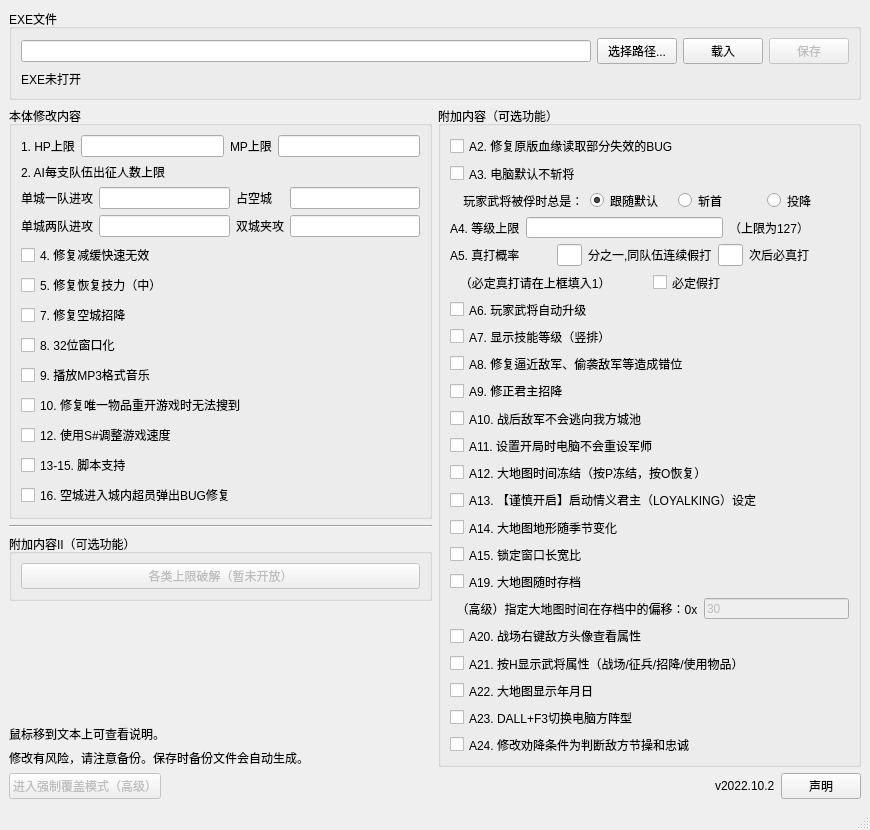
<?xml version="1.0" encoding="UTF-8"?>
<ui version="4.0">
 <class>MainWindow</class>
 <widget class="QMainWindow" name="MainWindow">
  <property name="geometry">
   <rect>
    <x>0</x>
    <y>0</y>
    <width>870</width>
    <height>830</height>
   </rect>
  </property>
  <property name="minimumSize">
   <size>
    <width>870</width>
    <height>830</height>
   </size>
  </property>
  <property name="maximumSize">
   <size>
    <width>1280</width>
    <height>1000</height>
   </size>
  </property>
  <property name="windowTitle">
   <string>三国群英传2 1.05+ 修改器</string>
  </property>
  <widget class="QWidget" name="centralwidget">
   <layout class="QVBoxLayout" name="verticalLayout_6">
    <item>
     <widget class="QGroupBox" name="groupBox">
      <property name="title">
       <string>EXE文件</string>
      </property>
      <layout class="QVBoxLayout" name="verticalLayout_7">
       <item>
        <layout class="QHBoxLayout" name="horizontalLayout">
         <item>
          <widget class="QLineEdit" name="inputFileBox"/>
         </item>
         <item>
          <widget class="QPushButton" name="selectPathBtn">
           <property name="text">
            <string>选择路径...</string>
           </property>
          </widget>
         </item>
         <item>
          <widget class="QPushButton" name="loadFileBtn">
           <property name="text">
            <string>载入</string>
           </property>
          </widget>
         </item>
         <item>
          <widget class="QPushButton" name="saveFileBtn">
           <property name="enabled">
            <bool>false</bool>
           </property>
           <property name="text">
            <string>保存</string>
           </property>
           <property name="autoDefault">
            <bool>false</bool>
           </property>
           <property name="default">
            <bool>false</bool>
           </property>
           <property name="flat">
            <bool>false</bool>
           </property>
          </widget>
         </item>
        </layout>
       </item>
       <item>
        <widget class="QLabel" name="exeTypeLabel">
         <property name="text">
          <string>EXE未打开</string>
         </property>
        </widget>
       </item>
      </layout>
     </widget>
    </item>
    <item>
     <layout class="QHBoxLayout" name="horizontalLayout_5">
      <item>
       <layout class="QVBoxLayout" name="verticalLayout_5">
        <item>
         <widget class="QGroupBox" name="groupBox_2">
          <property name="title">
           <string>本体修改内容</string>
          </property>
          <layout class="QVBoxLayout" name="verticalLayout_2">
           <item>
            <layout class="QHBoxLayout" name="horizontalLayout_2">
             <item>
              <widget class="QLabel" name="label">
               <property name="toolTip">
                <string>&lt;p&gt;设置体力上限。&lt;/p&gt;</string>
               </property>
               <property name="text">
                <string>1. HP上限</string>
               </property>
              </widget>
             </item>
             <item>
              <widget class="QLineEdit" name="b1_1_box"/>
             </item>
             <item>
              <widget class="QLabel" name="label_2">
               <property name="toolTip">
                <string>&lt;p&gt;设置技力上限。&lt;/p&gt;</string>
               </property>
               <property name="text">
                <string>MP上限</string>
               </property>
              </widget>
             </item>
             <item>
              <widget class="QLineEdit" name="b1_2_box"/>
             </item>
            </layout>
           </item>
           <item>
            <layout class="QVBoxLayout" name="verticalLayout">
             <item>
              <widget class="QLabel" name="label_3">
               <property name="toolTip">
                <string>&lt;p&gt;设置电脑出兵时一支队伍中的武将数量上限。分为4种情况，可以分别设置。&lt;/p&gt;</string>
               </property>
               <property name="text">
                <string>2. AI每支队伍出征人数上限</string>
               </property>
              </widget>
             </item>
             <item>
              <layout class="QGridLayout" name="gridLayout">
               <item row="0" column="3">
                <widget class="QLineEdit" name="b2_1_box"/>
               </item>
               <item row="1" column="0">
                <widget class="QLabel" name="label_6">
                 <property name="text">
                  <string>单城两队进攻</string>
                 </property>
                </widget>
               </item>
               <item row="0" column="4">
                <widget class="QLabel" name="label_5">
                 <property name="text">
                  <string>占空城</string>
                 </property>
                </widget>
               </item>
               <item row="0" column="0">
                <widget class="QLabel" name="label_4">
                 <property name="text">
                  <string>单城一队进攻</string>
                 </property>
                </widget>
               </item>
               <item row="0" column="5">
                <widget class="QLineEdit" name="b2_2_box"/>
               </item>
               <item row="1" column="3">
                <widget class="QLineEdit" name="b2_3_box"/>
               </item>
               <item row="1" column="4">
                <widget class="QLabel" name="label_7">
                 <property name="text">
                  <string>双城夹攻</string>
                 </property>
                </widget>
               </item>
               <item row="1" column="5">
                <widget class="QLineEdit" name="b2_4_box"/>
               </item>
              </layout>
             </item>
            </layout>
           </item>
           <item>
            <widget class="QCheckBox" name="b4_chkbox">
             <property name="toolTip">
              <string>&lt;p&gt;修复原版减缓集气和快速集气（初中高）这6个军师技无效的问题。&lt;/p&gt;</string>
             </property>
             <property name="text">
              <string>4. 修复减缓快速无效</string>
             </property>
            </widget>
           </item>
           <item>
            <widget class="QCheckBox" name="b5_chkbox">
             <property name="toolTip">
              <string>&lt;p&gt;修复恢复技力（中）和恢复技力（初）速度完全相同的问题。恢复技力（中）的速度将被正确地设置为1回合恢复1点技力。&lt;/p&gt;</string>
             </property>
             <property name="text">
              <string>5. 修复恢复技力（中）</string>
             </property>
            </widget>
           </item>
           <item>
            <widget class="QCheckBox" name="b7_chkbox">
             <property name="toolTip">
              <string>&lt;p&gt;恶性BUG修复。原版1.05如果在野外触发战斗，战胜并招降电脑武将，但该队伍的出发城池为空城，则这些被招降的武将会消失；如果单击该城池，则可能会跳出游戏。修复该BUG后，这些武将会正确地进城。&lt;/p&gt;</string>
             </property>
             <property name="text">
              <string>7. 修复空城招降</string>
             </property>
            </widget>
           </item>
           <item>
            <widget class="QCheckBox" name="b8_chkbox">
             <property name="toolTip">
              <string>&lt;p&gt;使用后，在32位色环境下也可以窗口化，无需（也不应）设置16位色。&lt;/p&gt;</string>
             </property>
             <property name="text">
              <string>8. 32位窗口化</string>
             </property>
            </widget>
           </item>
           <item>
            <widget class="QCheckBox" name="b9_chkbox">
             <property name="toolTip">
              <string>&lt;p&gt;可以播放游戏路径下MP3文件夹内，MP3格式的音乐。使用后，设定选项中调整音效音量等价于调整主音量，但可单独调整音乐音量。Steam版不播放MP3格式的音乐，因此不适用。&lt;/p&gt;</string>
             </property>
             <property name="text">
              <string>9. 播放MP3格式音乐</string>
             </property>
            </widget>
           </item>
           <item>
            <widget class="QCheckBox" name="b10_chkbox">
             <property name="toolTip">
              <string>&lt;p&gt;原版下，如果在游戏进行到一半时，点“回主选单”回到开始界面，再选择时期开一局新的进程，则无法搜出上一个进程中已经被搜出的唯一物品。选中后，这些物品在任意方式开始的进程中，都可以被且仅被搜出一次。&lt;/p&gt;</string>
             </property>
             <property name="text">
              <string>10. 修复唯一物品重开游戏时无法搜到</string>
             </property>
            </widget>
           </item>
           <item>
            <widget class="QCheckBox" name="b12_chkbox">
             <property name="toolTip">
              <string>&lt;p&gt;使用后，可以使用S#调整游戏速度，如输入键盘上S2即为2倍速。&lt;/p&gt;</string>
             </property>
             <property name="text">
              <string>12. 使用S#调整游戏速度</string>
             </property>
            </widget>
           </item>
           <item>
            <widget class="QCheckBox" name="b13_chkbox">
             <property name="toolTip">
              <string>&lt;p&gt;方便MOD制作者：和脚本（SO文件）相关的一系列支持性修改，可以支持内存操作、伏兵高级兵、INI调用脚本等。Steam版暂不适用。&lt;/p&gt;</string>
             </property>
             <property name="text">
              <string>13-15. 脚本支持</string>
             </property>
            </widget>
           </item>
           <item>
            <widget class="QCheckBox" name="b16_chkbox">
             <property name="toolTip">
              <string>&lt;p&gt;方便MOD制作者：防止部队武将数大于城市容纳数而城市为空城时，选择武将进城的bug。原版由于最低城容和队伍人数上限均为5人，不存在此问题，制作MOD时可能会碰到。&lt;/p&gt;</string>
             </property>
             <property name="text">
              <string>16. 空城进入城内超员弹出BUG修复</string>
             </property>
            </widget>
           </item>
          </layout>
         </widget>
        </item>
        <item>
         <widget class="Line" name="line">
          <property name="orientation">
           <enum>Qt::Horizontal</enum>
          </property>
         </widget>
        </item>
        <item>
         <widget class="QGroupBox" name="groupBox_4">
          <property name="title">
           <string>附加内容II（可选功能）</string>
          </property>
          <layout class="QVBoxLayout" name="verticalLayout_8">
           <item>
            <widget class="QPushButton" name="limit_window_btn">
             <property name="enabled">
              <bool>false</bool>
             </property>
             <property name="text">
              <string>各类上限破解（暂未开放）</string>
             </property>
            </widget>
           </item>
          </layout>
         </widget>
        </item>
        <item>
         <spacer name="verticalSpacer">
          <property name="orientation">
           <enum>Qt::Vertical</enum>
          </property>
          <property name="sizeHint" stdset="0">
           <size>
            <width>20</width>
            <height>40</height>
           </size>
          </property>
         </spacer>
        </item>
        <item>
         <widget class="QLabel" name="label_13">
          <property name="text">
           <string>鼠标移到文本上可查看说明。</string>
          </property>
         </widget>
        </item>
        <item>
         <widget class="QLabel" name="label_14">
          <property name="text">
           <string>修改有风险，请注意备份。保存时备份文件会自动生成。</string>
          </property>
         </widget>
        </item>
       </layout>
      </item>
      <item>
       <widget class="QGroupBox" name="groupBox_3">
        <property name="title">
         <string>附加内容（可选功能）</string>
        </property>
        <layout class="QVBoxLayout" name="verticalLayout_3">
         <item>
          <widget class="QCheckBox" name="a2_chkbox">
           <property name="toolTip">
            <string>&lt;p&gt;该补丁修复了INI读取血缘武将的BUG，使得无论血缘武将的Sequence在什么位置，都会被正确读取。使用该补丁后，原版未被正确读取的血缘将会被修复，曹操将可以正确带出曹丕，马腾将可以正确带出马超，以此类推。&lt;/p&gt;</string>
           </property>
           <property name="text">
            <string>A2. 修复原版血缘读取部分失效的BUG</string>
           </property>
          </widget>
         </item>
         <item>
          <widget class="QCheckBox" name="a3_chkbox">
           <property name="toolTip">
            <string>&lt;p&gt;使用后，电脑方默认将不会斩首任何武将，包括电脑-电脑交战和电脑-玩家交战。&lt;/p&gt;</string>
           </property>
           <property name="text">
            <string>A3. 电脑默认不斩将</string>
           </property>
          </widget>
         </item>
         <item>
          <layout class="QHBoxLayout" name="horizontalLayout_10">
           <item>
            <widget class="QLabel" name="label_12">
             <property name="toolTip">
              <string>&lt;p&gt;电脑对玩家被俘武将的特殊对待。如果选择【跟随默认】，则电脑方对于玩家被俘武将的处置方式将和电脑-电脑交战时相同；如果选择【斩首】或【投降】，则玩家武将被俘时必定被斩首或必定投降对方。Steam版暂不适用。&lt;/p&gt;</string>
             </property>
             <property name="text">
              <string>    玩家武将被俘时总是：</string>
             </property>
            </widget>
           </item>
           <item>
            <widget class="QRadioButton" name="a3_togg_1">
             <property name="text">
              <string>跟随默认</string>
             </property>
             <property name="checked">
              <bool>true</bool>
             </property>
            </widget>
           </item>
           <item>
            <widget class="QRadioButton" name="a3_togg_2">
             <property name="text">
              <string>斩首</string>
             </property>
            </widget>
           </item>
           <item>
            <widget class="QRadioButton" name="a3_togg_3">
             <property name="text">
              <string>投降</string>
             </property>
            </widget>
           </item>
          </layout>
         </item>
         <item>
          <layout class="QHBoxLayout" name="horizontalLayout_3">
           <item>
            <widget class="QLabel" name="label_8">
             <property name="toolTip">
              <string>&lt;p&gt;设置等级上限。&lt;/p&gt;</string>
             </property>
             <property name="text">
              <string>A4. 等级上限</string>
             </property>
            </widget>
           </item>
           <item>
            <widget class="QLineEdit" name="a4_box"/>
           </item>
           <item>
            <widget class="QLabel" name="label_15">
             <property name="text">
              <string>（上限为127）            </string>
             </property>
            </widget>
           </item>
          </layout>
         </item>
         <item>
          <layout class="QHBoxLayout" name="horizontalLayout_4">
           <item>
            <widget class="QLabel" name="label_9">
             <property name="toolTip">
              <string>&lt;p&gt;原版下，电脑和电脑交战时，有一定概率产生“假打”，即双方没有真正交战，只是损失一点血/蓝/兵后各自平局退回，如果为攻城则平局导致攻城失败。与之相对的为“真打”，即失败的一方全员低血。如需不假打，将概率设为1分之一，或连续0次假打后必定真打。&lt;/p&gt;</string>
             </property>
             <property name="text">
              <string>A5. 真打概率</string>
             </property>
            </widget>
           </item>
           <item>
            <widget class="QLineEdit" name="a5_1_box">
             <property name="sizePolicy">
              <sizepolicy hsizetype="Maximum" vsizetype="Fixed">
               <horstretch>0</horstretch>
               <verstretch>0</verstretch>
              </sizepolicy>
             </property>
             <property name="maximumSize">
              <size>
               <width>25</width>
               <height>16777215</height>
              </size>
             </property>
            </widget>
           </item>
           <item>
            <widget class="QLabel" name="label_10">
             <property name="toolTip">
              <string>&lt;p&gt;原版下，电脑和电脑交战时，有一定概率产生“假打”，即双方没有真正交战，只是损失一点血/蓝/兵后各自平局退回，如果为攻城则平局导致攻城失败。与之相对的为“真打”，即失败的一方全员低血。如需不假打，将概率设为1分之一，或连续0次假打后必定真打。&lt;/p&gt;</string>
             </property>
             <property name="text">
              <string>分之一,同队伍连续假打</string>
             </property>
            </widget>
           </item>
           <item>
            <widget class="QLineEdit" name="a5_2_box">
             <property name="sizePolicy">
              <sizepolicy hsizetype="Maximum" vsizetype="Fixed">
               <horstretch>0</horstretch>
               <verstretch>0</verstretch>
              </sizepolicy>
             </property>
             <property name="maximumSize">
              <size>
               <width>25</width>
               <height>16777215</height>
              </size>
             </property>
            </widget>
           </item>
           <item>
            <widget class="QLabel" name="label_11">
             <property name="toolTip">
              <string>&lt;p&gt;原版下，电脑和电脑交战时，有一定概率产生“假打”，即双方没有真正交战，只是损失一点血/蓝/兵后各自平局退回，如果为攻城则平局导致攻城失败。与之相对的为“真打”，即失败的一方全员低血。如需不假打，将概率设为1分之一，或连续0次假打后必定真打。&lt;/p&gt;</string>
             </property>
             <property name="text">
              <string>次后必真打</string>
             </property>
            </widget>
           </item>
          </layout>
         </item>
         <item>
          <layout class="QHBoxLayout" name="horizontalLayout_8">
           <item>
            <widget class="QLabel" name="label_16">
             <property name="text">
              <string>   （必定真打请在上框填入1）        </string>
             </property>
            </widget>
           </item>
           <item>
            <widget class="QCheckBox" name="a5_chkbox">
             <property name="toolTip">
              <string>&lt;p&gt;选中此项则电脑之间必定假打。&lt;p&gt;</string>
             </property>
             <property name="text">
              <string>必定假打</string>
             </property>
            </widget>
           </item>
          </layout>
         </item>
         <item>
          <widget class="QCheckBox" name="a6_chkbox">
           <property name="toolTip">
            <string>&lt;p&gt;使用本补丁后，玩家低级别的武将，会和电脑武将一起和玩家高级别的武将拉平级别差。例如，玩家有一名10级武将和若干2级武将，使用本补丁后，2级武将会在内政时自动升级，缩小和10级的差距。注意：该补丁的作用不是随着时间流逝级别自动上升；升级速度由玩家最高级别的9位武将+君主的级别决定。因此如果所有人等级相同，则级别不会发生任何变化。&lt;/p&gt;</string>
           </property>
           <property name="text">
            <string>A6. 玩家武将自动升级</string>
           </property>
          </widget>
         </item>
         <item>
          <widget class="QCheckBox" name="a7_chkbox">
           <property name="toolTip">
            <string>&lt;p&gt;使用本补丁后，在武将属性界面，将完整显示该武将的所有未学习技能及其学习等级。文字为竖排显示。&lt;/p&gt;</string>
           </property>
           <property name="text">
            <string>A7. 显示技能等级（竖排）</string>
           </property>
          </widget>
         </item>
         <item>
          <widget class="QCheckBox" name="a8_chkbox">
           <property name="toolTip">
            <string>&lt;p&gt;原版下，在使用逼近敌军或偷袭敌军时，使用特定的阵型和武将位置，可能导致敌我方的部分士兵/武将重叠在一起（即“错位”）。此时他们进入无敌状态。使用本项后，将会避免这种错位现象。&lt;/p&gt;</string>
           </property>
           <property name="text">
            <string>A8. 修复逼近敌军、偷袭敌军等造成错位</string>
           </property>
          </widget>
         </item>
         <item>
          <widget class="QCheckBox" name="a9_chkbox">
           <property name="toolTip">
            <string>&lt;p&gt;所谓“君主招降BUG”是指：当一支A势力的队伍处于“骑城头”（出城后右键取消目的地）状态时，可以直接将该部队更改目的进城，无视队伍下方的城池属于何种势力。一般情况下城池仍归属原势力B。如果这支A势力的队伍中包括君主A本人，那么进城后A君主会“夺取”原城池的所属势力，城池将归属于A。这种操作可以被用于强行“招降”敌方武将。因为君主的存在是必要条件，因此被称为“君主招降”。打上本补丁后，此法将失效；A势力队伍将无法进入B势力所属城池。&lt;/p&gt;</string>
           </property>
           <property name="text">
            <string>A9. 修正君主招降</string>
           </property>
          </widget>
         </item>
         <item>
          <widget class="QCheckBox" name="a10_chkbox">
           <property name="toolTip">
            <string>&lt;p&gt;原版下攻破城关，当城内武将有人投降时，败军将会逃向我方（或攻城方）城池；无人投降时，则会逃向原势力城池。使用本补丁后，败军将总是逃向原势力城池，无论是否有人投降。&lt;/p&gt;</string>
           </property>
           <property name="text">
            <string>A10. 战后敌军不会逃向我方城池</string>
           </property>
          </widget>
         </item>
         <item>
          <widget class="QCheckBox" name="a11_chkbox">
           <property name="toolTip">
            <string>&lt;p&gt;原版1.0开局时军师由TimesX.ini中指定的军师决定。原版1.05下，开局时军师会被自动设定为城内智力最高者。本补丁会取消该功能，使得军师仍为TimesX.ini中指定的军师（原版下，总是和主将为同一人）。&lt;/p&gt;</string>
           </property>
           <property name="text">
            <string>A11. 设置开局时电脑不会重设军师</string>
           </property>
          </widget>
         </item>
         <item>
          <widget class="QCheckBox" name="a12_chkbox">
           <property name="toolTip">
            <string>&lt;p&gt;使用后，可以在大地图上按P键暂停时间流逝，同时仍可以操作部队。按O键恢复时间流逝。注意：当大地图时间冻结下发生空城招降时，应避免立即操作即将立刻占领空城的部队，否则会产生BUG。&lt;/p&gt;</string>
           </property>
           <property name="text">
            <string>A12. 大地图时间冻结（按P冻结，按O恢复）</string>
           </property>
          </widget>
         </item>
         <item>
          <widget class="QCheckBox" name="a13_chkbox">
           <property name="toolTip">
            <string>&lt;p&gt;注意：开启此项会使得部分武将极难投降，除非其君主灭亡。修正后，必须重新玩过的剧本才会有效果。指定了情义君主的武将，当其情义君主未灭亡时，只有其情义君主才可以搜索到该武将；情义君主招降该武将必定成功，其他势力招降该武将的难度增大。当情义君主变成了普通武将或被斩首之后，其他势力还是可以往常搜索，并且有机会加入该武将；情义君主归降的新君主招降和搜索该武将时必定成功。&lt;/p&gt;</string>
           </property>
           <property name="text">
            <string>A13. 【谨慎开启】启动情义君主（LOYALKING）设定</string>
           </property>
          </widget>
         </item>
         <item>
          <widget class="QCheckBox" name="a14_chkbox">
           <property name="toolTip">
            <string>&lt;p&gt;使用该补丁后，大地图上各个点的地形将会正确地随季节变化，夏、秋、冬三季会分别读取CHINAMAP2.MSK-CHINAMAP4.MSK三个地形图。&lt;/p&gt;</string>
           </property>
           <property name="text">
            <string>A14. 大地图地形随季节变化</string>
           </property>
          </widget>
         </item>
         <item>
          <widget class="QCheckBox" name="a15_chkbox">
           <property name="toolTip">
            <string>&lt;p&gt;使用本补丁后，窗口的实际内容的比例将被锁定为4:3。可以使用本补丁以使游戏画面占据屏幕更大，也有防止对窗口大小误操作的效果。目前，窗口大小的锁定总是以长边为准，因此请按住左/右边界往左/右拖动以调整窗口大小。按住上/下边界往上/下拖动将无效。&lt;/p&gt;</string>
           </property>
           <property name="text">
            <string>A15. 锁定窗口长宽比</string>
           </property>
          </widget>
         </item>
         <item>
          <widget class="QCheckBox" name="a19_chkbox">
           <property name="toolTip">
            <string>&lt;p&gt;使用后，将会把大地图上的【设定选项】替换为【保存进度】，此时的存档被称为【大地图存档】。保存的大地图存档在使用同一EXE读取时：（1）会进入内政，但所有的内政自治、搜索、开发选项保持上一次过年内政结束时的情形，因此如果已经进行过自治则无法再自治，已经搜索/开发过的武将无法再次搜索/开发；不过，可以使用物品；此时如果进行保存，得到的存档仍然为大地图存档；（2）结束内政进入大地图时，将恢复到保存时的大地图时间。保存的大地图存档在使用不同EXE读取时，将会参考下面的偏移量；两EXE的偏移量相同时，则仍可读取大地图存档，不同则进入大地图时，时间将还原为年初。</string>
           </property>
           <property name="text">
            <string>A19. 大地图随时存档</string>
           </property>
          </widget>
         </item>
         <item>
          <layout class="QHBoxLayout" name="horizontalLayout_6">
           <item>
            <widget class="QLabel" name="a19_label">
             <property name="toolTip">
              <string>&lt;p&gt;默认为0x30。除非有特殊要求，建议不做改动。&lt;/p&gt;</string>
             </property>
             <property name="text">
              <string>  （高级）指定大地图时间在存档中的偏移：0x</string>
             </property>
            </widget>
           </item>
           <item>
            <widget class="QLineEdit" name="a19_box">
             <property name="enabled">
              <bool>false</bool>
             </property>
             <property name="text">
              <string>30</string>
             </property>
            </widget>
           </item>
          </layout>
         </item>
         <item>
          <widget class="QCheckBox" name="a20_chkbox">
           <property name="toolTip">
            <string>&lt;p&gt;战场右键敌方头像查看属性。&lt;/p&gt;</string>
           </property>
           <property name="text">
            <string>A20. 战场右键敌方头像查看属性</string>
           </property>
          </widget>
         </item>
         <item>
          <widget class="QCheckBox" name="a21_chkbox">
           <property name="toolTip">
            <string>&lt;p&gt;使用该补丁后，在以下情形下按H可以查看当前武将属性：战斗画面；招降/斩首/释放画面；使用物品画面；征兵画面。根据西凉的提醒：其它时候别按H，以免出错。&lt;/p&gt;</string>
           </property>
           <property name="text">
            <string>A21. 按H显示武将属性（战场/征兵/招降/使用物品）</string>
           </property>
          </widget>
         </item>
         <item>
          <widget class="QCheckBox" name="a22_chkbox">
           <property name="toolTip">
            <string>&lt;p&gt;使用后，大地图将不再显示“西元XXX年XX月”，而是改为显示“XXX年XX月XX日”。&lt;/p&gt;</string>
           </property>
           <property name="text">
            <string>A22. 大地图显示年月日</string>
           </property>
          </widget>
         </item>
         <item>
          <widget class="QCheckBox" name="a23_chkbox">
           <property name="toolTip">
            <string>&lt;p&gt;使用后，在战场选将界面，可以在DALL作弊码开启下按F3切换敌方当前出阵武将所选择的阵型。&lt;/p&gt;</string>
           </property>
           <property name="text">
            <string>A23. DALL+F3切换电脑方阵型</string>
           </property>
          </widget>
         </item>
         <item>
          <widget class="QCheckBox" name="a24_chkbox">
           <property name="toolTip">
            <string>&lt;html&gt;&lt;head/&gt;&lt;body&gt;&lt;p&gt;原版劝降要求我方武将节操小于6且忠诚小于90。本修改将条件改为敌方武将节操小于6且忠诚小于90。&lt;/p&gt;&lt;/body&gt;&lt;/html&gt;</string>
           </property>
           <property name="text">
            <string>A24. 修改劝降条件为判断敌方节操和忠诚</string>
           </property>
          </widget>
         </item>
        </layout>
       </widget>
      </item>
     </layout>
    </item>
    <item>
     <layout class="QHBoxLayout" name="horizontalLayout_7">
      <item>
       <widget class="QPushButton" name="btn_forced_override">
        <property name="enabled">
         <bool>false</bool>
        </property>
        <property name="text">
         <string>进入强制覆盖模式（高级）</string>
        </property>
       </widget>
      </item>
      <item>
       <spacer name="horizontalSpacer_2">
        <property name="orientation">
         <enum>Qt::Horizontal</enum>
        </property>
        <property name="sizeHint" stdset="0">
         <size>
          <width>40</width>
          <height>20</height>
         </size>
        </property>
       </spacer>
      </item>
      <item>
       <widget class="QLabel" name="label_17">
        <property name="text">
         <string>v2022.10.2</string>
        </property>
       </widget>
      </item>
      <item>
       <widget class="QPushButton" name="pushButton">
        <property name="text">
         <string>声明</string>
        </property>
       </widget>
      </item>
     </layout>
    </item>
   </layout>
  </widget>
  <widget class="QMenuBar" name="menubar">
   <property name="geometry">
    <rect>
     <x>0</x>
     <y>0</y>
     <width>870</width>
     <height>26</height>
    </rect>
   </property>
  </widget>
  <widget class="QStatusBar" name="statusbar"/>
 </widget>
 <resources/>
 <connections/>
</ui>
